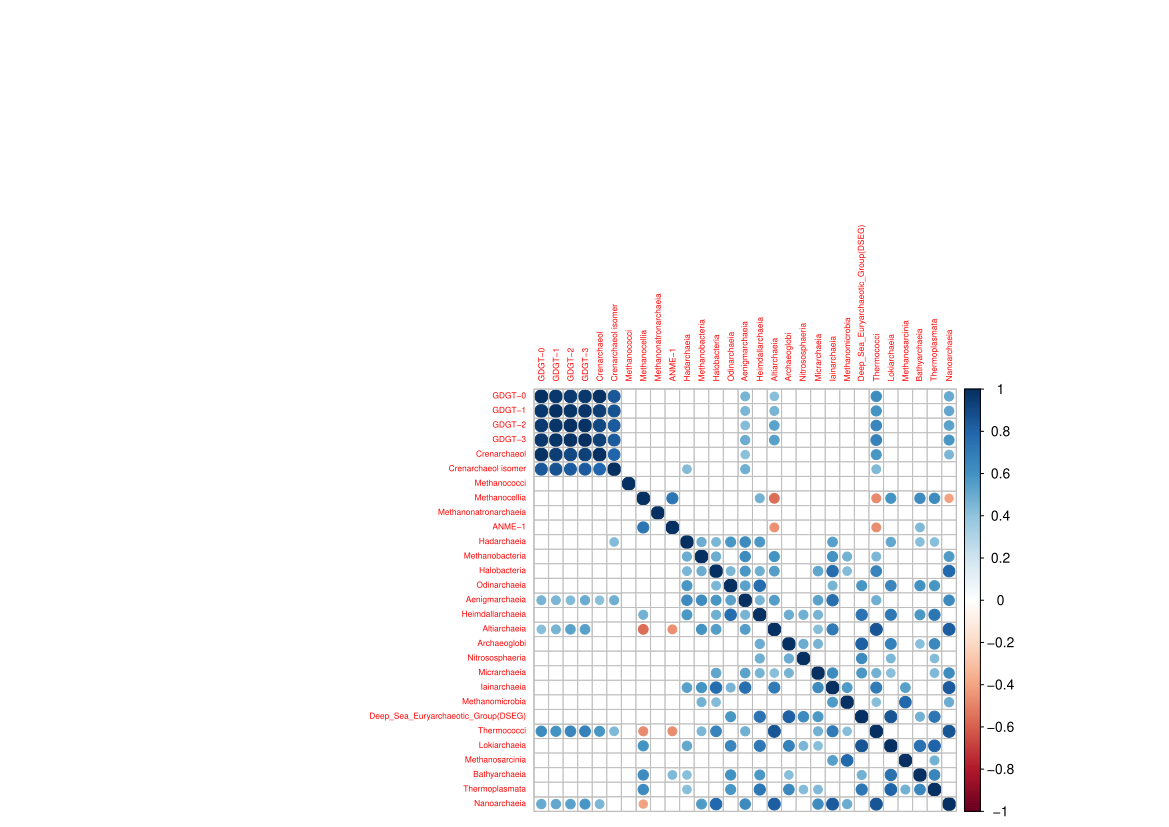

R code for this plot:
# Install packages if not already installed
install.packages(c("readxl", "compositions", "corrplot", "vegan", "MASS", "ggplot2", "ggrepel", "scales", "dplyr"))

# Load the required libraries
library(readxl)      # To read Excel files
library(compositions) # CLR transformation
library(corrplot)    # Correlation matrix and correlogram
library(vegan)       # Multivariate analysis
library(MASS)        # Classical MDS
library(ggplot2)     # Visualization
library(ggrepel)     # To avoid label overlapping
library(scales)      # Additional visualization tools
library(dplyr)       # Data wrangling

# Load the Excel file (modify the path to your actual file)
file_path <- "~/Documents/Doktorat/R/isoGDGTs.xlsx"  # Change this to your actual file path

# Read data (assuming first sheet)
data <- read_excel(file_path, sheet = 1)

# Convert to a data frame
data <- as.data.frame(data)

# Check the first few rows
head(data)

# Convert character columns to factors (if needed)
data <- data %>% mutate_if(is.character, as.factor)

# Replace all 0 values with a small number to avoid log issues
data[data == 0] <- 0.0001

# Remove rows with too many missing values (if needed)
data <- data[rowSums(is.na(data)) < ncol(data) * 0.5, ]

# Convert data to numeric (except sample names)
data_numeric <- data %>% select_if(is.numeric)

# Check for negative values (Bray-Curtis cannot handle them)
if (any(data_numeric < 0)) {
  stop("Negative values detected! Bray-Curtis cannot handle negative values. Please check data.")
}

# Check if "Sample" column exists
if (!"Sample" %in% colnames(data)) {
  stop("Error: 'Sample' column is missing from the dataset. Please add it before proceeding.")
}

# Set "Sample" as row names and remove it from the dataset
rownames(data) <- data$Sample
data$Sample <- NULL  # Remove the column

plot.new()  # Start a new blank plot
dev.off()   # Reset graphics device

# Apply Spearman correlation (handles non-normal data)
cor_matrix <- cor(data_numeric, method = "spearman", use = "pairwise.complete.obs")

# Function to compute p-values safely
cor.mtest <- function(mat) {
  mat <- as.matrix(mat)
  n <- ncol(mat)
  p.mat <- matrix(NA, n, n)
  diag(p.mat) <- 0
  for (i in 1:(n - 1)) {
    for (j in (i + 1):n) {
      test_result <- suppressWarnings(tryCatch(
        cor.test(mat[, i], mat[, j], method = "spearman"),
        error = function(e) NA
      ))
      p.mat[i, j] <- p.mat[j, i] <- ifelse(is.list(test_result), test_result$p.value, NA)
    }
  }
  colnames(p.mat) <- rownames(p.mat) <- colnames(mat)
  return(p.mat)
}

# Compute p-values
p_matrix <- cor.mtest(data_numeric)

# Visualize the correlation matrix
corrplot(cor_matrix, method = "circle", p.mat = p_matrix, sig.level = 0.05, insig = "blank")

corrplot(cor_matrix, method = "circle", p.mat = p_matrix, sig.level = 0.05, insig = "blank", tl.cex = 0.5)
